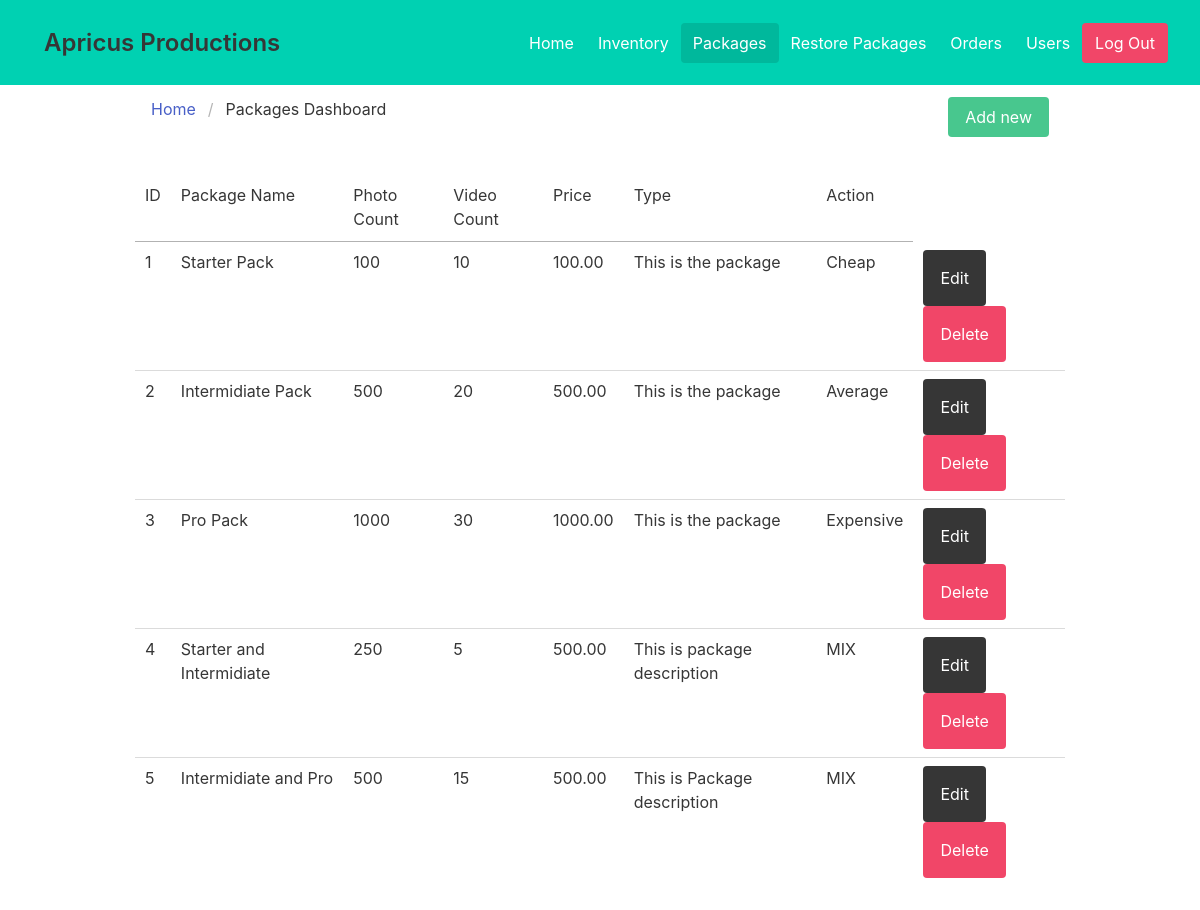
The page /package/package.php (signed in) on the database its author committed.
### tables this page shows
CREATE TABLE `tblpackagemaster` (
  `pid` int(11) UNSIGNED NOT NULL COMMENT 'Unique identification key for Packages',
  `packageName` varchar(50) NOT NULL COMMENT 'Different packages names',
  `photoCount` int(11) NOT NULL COMMENT 'The Count of photos per package',
  `videoCount` int(11) NOT NULL COMMENT 'The Count of videos per package',
  `price` decimal(10,2) NOT NULL,
  `type` varchar(20) NOT NULL COMMENT 'The type of the package',
  `description` varchar(50) NOT NULL DEFAULT 'This is package description',
  `status` tinyint(1) NOT NULL DEFAULT 1
);

### package/utilities/fetch-packages.php (called while the page is built, shortened)
<?php
require_once __DIR__ . "/../../_make-connection.php";
if (isset($_REQUEST["id"])) {
  $sql = "SELECT * FROM tblPackageMaster where pid = :pid";
  $stmt = $pdo->prepare($sql);
  $stmt->execute(["pid" => $_REQUEST["id"]]);
  $_SESSION["package"] = $stmt->fetchAll();
  header("location: /ProductionHouse/package/update-package.php");
} else {
  $sql = "SELECT * FROM tblPackageMaster";
  $stmt = $pdo->prepare($sql);
  $stmt->execute();
  $packages = $stmt->fetchAll();
}

### package/package.php (the view, shortened to what this page needs)
<?php
require_once "./utilities/fetch-packages.php";
?>
<!DOCTYPE html>
<html lang="en">
<head>
  <link rel="stylesheet" href="https://maxcdn.bootstrapcdn.com/bootstrap/4.0.0/css/bootstrap.min.css" />
  <link rel="stylesheet" href="//cdn.datatables.net/1.10.25/css/jquery.dataTables.min.css" />
</head>
<body>
  <?php
  require_once "./navbar.php";
  ?>
  <div class="container">
    <nav class="breadcrumb navbar">
      <ul>
        <li><a href="../index.php">Home</a></li>
        <li class="is-active"><a href="#">Packages Dashboard</a></li>
      </ul>
      <div class="navbar-main">
        <div class="navbar-end"><button class="button is-success" id="modal-click">Add new</button></div>
      </div>
    </nav>
    <table id="myTable" class="table table-responsive-md">
      <thead>
        <tr>
          <td>ID</td>
          <td>Package Name</td>
          <td>Photo Count</td>
          <td>Video Count</td>
          <td>Price</td>
          <td>Type</td>
          <td>Action</td>
        </tr>
      </thead>
      <tbody>
        <?php
        foreach ($packages as $package) {
          if (isset($_REQUEST["restore"])) {
            if ($_REQUEST["restore"] == 1) {
              if ($package->status) {
                continue;
              }
              echo "<tr>";
              echo "<td>" . $package->pid . "</td>";
              echo "<td>" . $package->packageName . "</td>";
              echo "<td>" . $package->photoCount . "</td>";
              echo "<td>" . $package->videoCount . "</td>";
              echo "<td>" . $package->price . "</td>";
              echo "<td>" . $package->description . "</td>";
              echo "<td>" . $package->type . "</td>";
              echo "<td><a class='button is-warning' href='./utilities/delete-package.php?id=$package->pid&restore=1' id='btn'>Restore</a></td>";
              echo "</tr>";
            }
          } else {
            if (!$package->status) {
              continue;
            }
            echo "<tr>";
            echo "<td>" . $package->pid . "</td>";
            echo "<td>" . $package->packageName . "</td>";
            echo "<td>" . $package->photoCount . "</td>";
            echo "<td>" . $package->videoCount . "</td>";
            echo "<td>" . $package->price . "</td>";
            echo "<td>" . $package->description . "</td>";
            echo "<td>" . $package->type . "</td>";
            echo "<td><a class='button is-dark' href='./utilities/fetch-packages.php?id=$package->pid' id='btn'>Edit</a>&nbsp";
            echo "<a class='button is-danger' href='./utilities/delete-package.php?id=$package->pid' id='btn'>Delete</a></td>";
            echo "</tr>";
          }
        }
        ?>
      </tbody>
    </table>
  </div>
</body>
</html>

### package/navbar.php (shortened to what this page needs)
<!DOCTYPE html>
<html lang="en">
<head>
  <link rel="stylesheet" href="https://cdn.jsdelivr.net/npm/bulma@0.9.3/css/bulma.min.css" />
</head>
<body>
  <nav class="navbar is-spaced is-primary" role="navigration" aria-label="main navigation">
    <div class="navbar-brand">
      <a href="../index.php" class="navbar-item">
        <h1 class="title is-4">Apricus Productions</h1>
      </a>
    </div>
    <div class="navbar-menu" id="navbar-main">
      <div class="navbar-end">
        <a href="../user/home.php" class="navbar-item">Home</a>
        <a href="../inventory/inventory.php" class="navbar-item">Inventory</a>
        <a href="./package.php" class="navbar-item is-active">Packages</a>
        <a href="./package.php?restore=1" class="navbar-item">Restore Packages</a>
        <a href="../order/order.php" class="navbar-item">Orders</a>
        <a href="../user/admin/view-user.php" class="navbar-item">Users</a>
        <a href="../user/login.php" class="navbar-item button is-danger">Log Out</a>
      </div>
    </div>
  </nav>
</body>
</html>

### rows shown on the page
tblpackagemaster: pid "1", packageName "Starter Pack", photoCount "100", videoCount "10", price "100.00", description "This is the package", type "Cheap"
tblpackagemaster: pid "2", packageName "Intermidiate Pack", photoCount "500", videoCount "20", price "500.00", description "This is the package", type "Average"
tblpackagemaster: pid "3", packageName "Pro Pack", photoCount "1000", videoCount "30", price "1000.00", description "This is the package", type "Expensive"
tblpackagemaster: pid "4", packageName "Starter and Intermidiate", photoCount "250", videoCount "5", price "500.00", description "This is package description", type "MIX"
tblpackagemaster: pid "5", packageName "Intermidiate and Pro", photoCount "500", videoCount "15", price "500.00", description "This is Package description", type "MIX"
